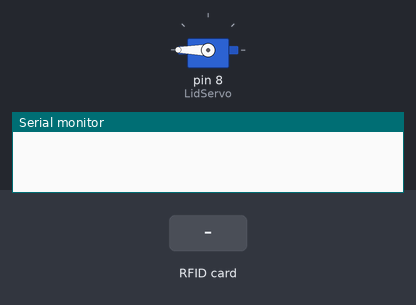
Recording of a sketch running on a simulated Arduino Uno, built with avr-gcc and run on an emulated ATmega328P. Shown: servo, the last lines printed to the serial monitor. Inputs (shaded band) come from the test bench.

Above: at 1.2 s.
1.3 s: RFID card 59 06 BF D4 held to the reader
At 2.5 s:
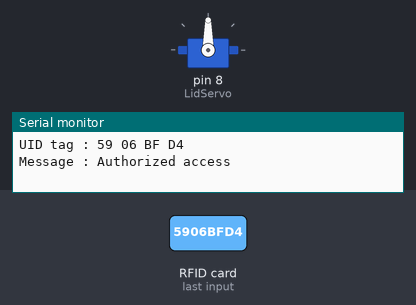
3.3 s: RFID card 5E 7A 19 C4 held to the reader
At 6.7 s:
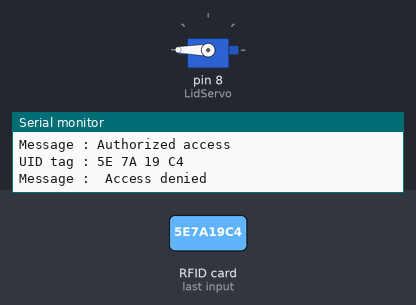
Timing chart, 0 to 8.2 s (numbered marks = the images above; inputs shaded):
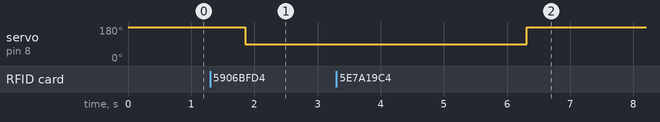

The sketch:

Lid.Servo.RFID.ino
```cpp
#include <Servo.h>
#include <SPI.h>
#include <MFRC522.h>
bool state;

#define SS_PIN 10
#define RST_PIN 9
MFRC522 mfrc522(SS_PIN, RST_PIN);
Servo LidServo;
void setup()
{
  LidServo.attach(8);
  LidServo.write(180);
  Serial.begin(9600);   // Initiate a serial communication
  SPI.begin();      // Initiate  SPI bus
  mfrc522.PCD_Init();   // Initiate MFRC522
  Serial.println();
  Serial.println();

}
void loop()
{
  if ( ! mfrc522.PICC_IsNewCardPresent())
  {
    return;
  }
  if ( ! mfrc522.PICC_ReadCardSerial())
  {
    return;
  }
  //Show UID on serial monitor
  Serial.print("UID tag :");
  String content= "";
  byte letter;
  for (byte i = 0; i < mfrc522.uid.size; i++)
  {
     Serial.print(mfrc522.uid.uidByte[i] < 0x10 ? " 0" : " ");
     Serial.print(mfrc522.uid.uidByte[i], HEX);
     content.concat(String(mfrc522.uid.uidByte[i] < 0x10 ? " 0" : " "));
     content.concat(String(mfrc522.uid.uidByte[i], HEX));
  }
  Serial.println();
  Serial.print("Message : ");
  content.toUpperCase();
  if (content.substring(1) == "59 06 BF D4")
  {
    Serial.println("Authorized access");
    Serial.println();
    delay(550);
  }

 else   {
    Serial.println(" Access denied");
    delay(3000);
  }

 if (content.substring(1) == "59 06 BF D4");
  state =! state;
 if (state){
  LidServo.write(90);}
 else {LidServo.write(180);}
}
```

Measured:
- after the input at 1.3 s, servo on pin 8 (LidServo): 180° → 90° after 0.56 s
- after the input at 3.3 s, servo on pin 8 (LidServo): 90° → 180° after 3.0 s
